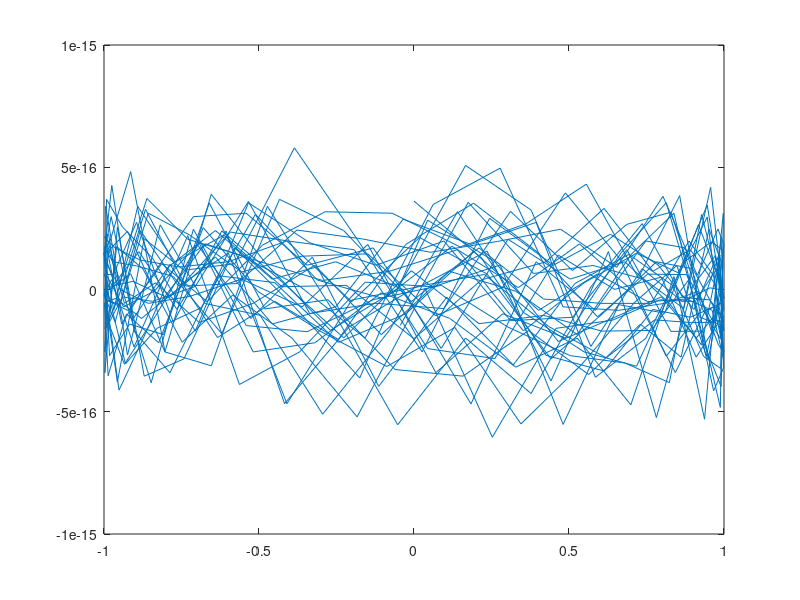

This figure's MATLAB source:
fs=1000;
t=0:1/fs:0.5;
y=sin(220*t);
plot(t,y);

N=length(y);
fy=fft(y);
m=abs(fy);
m=m(1:N/2);
f=(0:N/2-1)*fs/N;
plot(f,m);
xlim([0 100]);

i=ifft(fy);
plot(i);